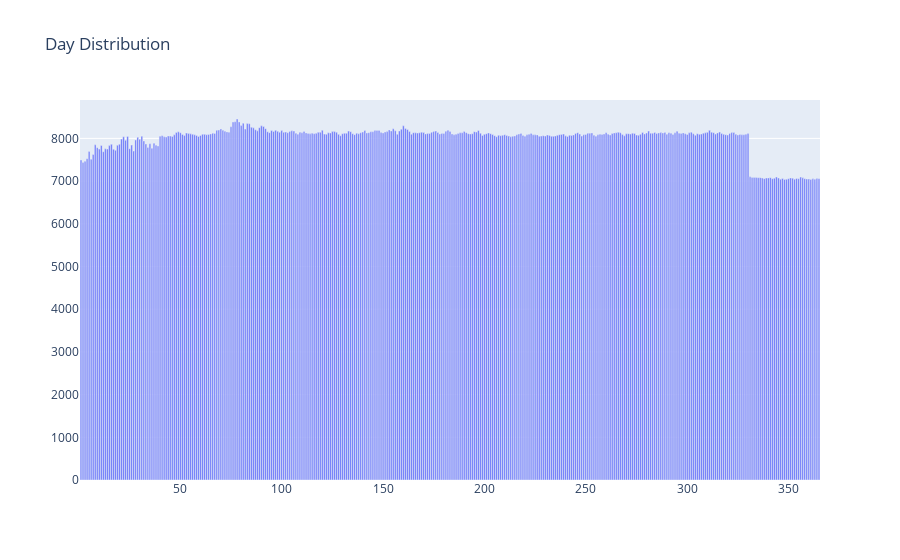

The cell this chart's notebook holds for it:
### Code cell
# Plot Day distribution
day_dist = df['day'].value_counts()
day_dist = day_dist.sort_index()
fig = go.Figure(data=[go.Bar(x=day_dist.index, y=day_dist.values)])
fig.update_layout(title_text='Day Distribution')
fig.show()

### Figure 1 — Plotly figure (JSON) as saved in the notebook; plotly's stock layout.template omitted (floating-point values rounded to 4 significant figures; data arrays with more than 128 entries replaced by an {"elided": "..."} marker saying what was removed)
{"data": [{"type": "bar", "x": {"elided": "365 int values"}, "y": {"elided": "365 int values"}}], "layout": {"title": {"text": "Day Distribution"}}}
